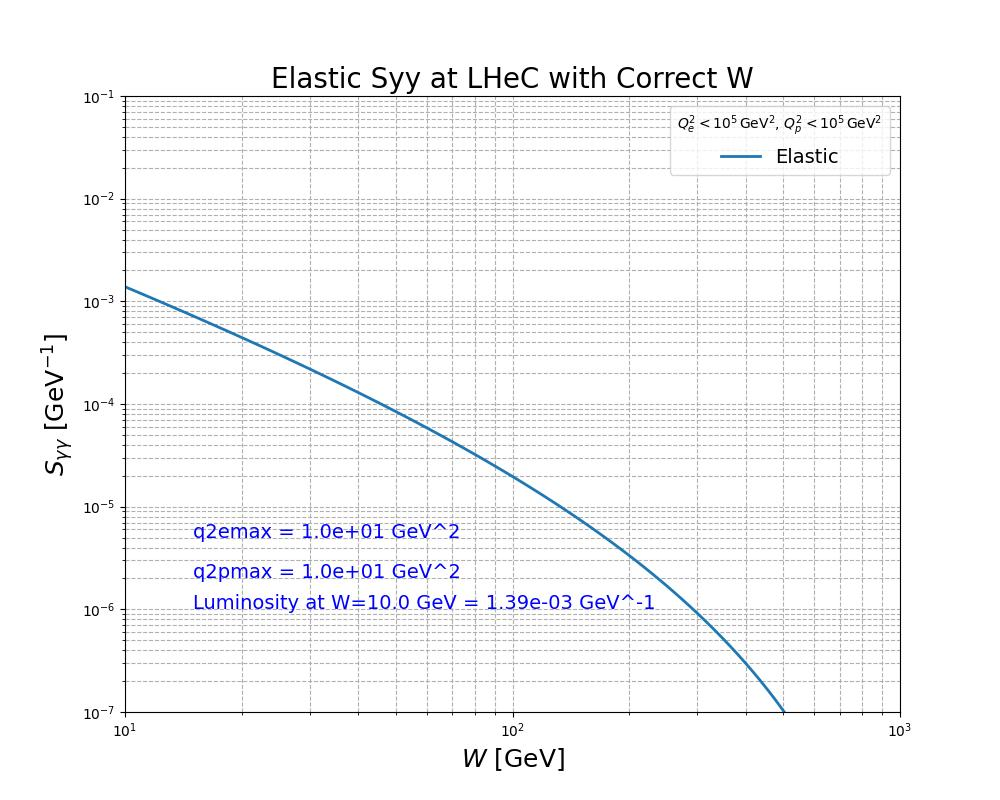

This figure's Python source:
# Photon-Photon-Luminosity-Spectrum-Hamzeh_with_W_Parallel_Final_Expression_dlnq2_Jacobian

import numpy as np
import math
import scipy.integrate as integrate
import matplotlib.pyplot as plt
from multiprocessing import Pool


# Constants in GeV
ALPHA2PI = 7.2973525693e-3 / math.pi  # Fine structure constant divided by pi
emass = 5.1099895e-4   # Electron mass in GeV
pmass = 0.938272081    # Proton mass in GeV


q2emax = 10.0  # Maximum photon virtuality for electron in GeV^2
q2pmax = 10.0  # Maximum photon virtuality for proton in GeV^2

# Elastic Form Factors (Dipole Approximation)
def G_E(Q2):
    return (1 + Q2 / 0.71) ** (-4)


def G_M(Q2):
    return 7.78 * G_E(Q2)


# Minimum Photon Virtuality
def qmin2(mass, y):
    if y >= 1:
        return float('inf')  # This would indicate a non-physical scenario, so return infinity
    return mass * mass * y * y / (1 - y)



# Updated function to compute y_p using the new simplified W expression
def compute_yp(W, ye, Ee, Ep):
    # Calculate the numerator and denominator for y_p
    numerator = W**2
    denominator = 4 * ye * Ee * Ep
    
    if denominator == 0:
        return 0
    yp = numerator / denominator
    return yp

import numpy as np



# Updated function to compute the Jacobian (partial derivative of W with respect to y_p)
def compute_jacobian(ye, yp, Ee, Ep):
    # Calculate the Jacobian using W = sqrt(4 * ye * yp * Ee * Ep)
    numerator = 2 * ye * Ee * Ep
    denominator = np.sqrt(4 * ye * yp * Ee * Ep)
    
    if denominator == 0:
        return 0  # Avoid division by zero
    
    # Calculate the Jacobian as the absolute value of dW/dyp
    jacobian = np.abs(numerator / denominator)
    return jacobian



# Photon Flux from Electron (using lnQ2 as the integration variable)
def flux_y_electron(ye, lnQ2e):
    Q2e = np.exp(lnQ2e)
    if ye <= 0 or ye >= 1:
        return 0.0
    qmin2v = qmin2(emass, ye)
    if qmin2v <= 0 or Q2e < qmin2v or Q2e > q2emax:
        return 0.0

    flux = ALPHA2PI / (ye * Q2e) * ((1 - ye) * (1 - qmin2v / Q2e) + 0.5 * ye**2)
    return flux * Q2e  # Multiply by Q2e to account for dQ^2 = Q^2 d(lnQ^2)



# Photon Flux from Proton (using lnQ2 as the integration variable)
def flux_y_proton(yp):
    if yp <= 0 or yp >= 1:
        return 0.0
    qmin2p = qmin2(pmass, yp)
    if qmin2p <= 0:
        return 0.0

    lnQ2p_min = math.log(qmin2p)
    lnQ2p_max = math.log(q2pmax)

    def lnQ2p_integrand(lnQ2p):
        Q2p = np.exp(lnQ2p)
        if Q2p < qmin2p or Q2p > q2pmax:
            return 0.0
        gE2 = G_E(Q2p)
        gM2 = G_M(Q2p)
        formE = (4 * pmass**2 * gE2 + Q2p * gM2) / (4 * pmass**2 + Q2p)
        formM = gM2
        flux = ALPHA2PI / (yp * Q2p) * ((1 - yp) * (1 - qmin2p / Q2p) * formE + 0.5 * yp**2 * formM)
        return flux * Q2p  # Multiply by Q2p to account for dQ^2 = Q^2 d(lnQ^2)

    result_lnQ2p, _ = integrate.quad(lnQ2p_integrand, lnQ2p_min, lnQ2p_max, epsrel=1e-4)
    return result_lnQ2p



# Photon-Photon Luminosity Spectrum Calculation (Final Form using the Jacobian)
def flux_el_yy_atW(W, eEbeam, pEbeam):
    s_cms = 4.0 * eEbeam * pEbeam  # Center-of-mass energy squared

    # Integration over ye from ye_min to ye_max (which is 1)
    ye_min = W**2.0 / s_cms
    ye_max = 1.0

    def integrand(ye):
        # Update lnQ2e_min and lnQ2e_max using physical limits
        qmin2e = qmin2(emass, ye)
        if qmin2e <= 0:
            return 0.0

        lnQ2e_min = math.log(qmin2e)
        lnQ2e_max = math.log(q2emax)

        def lnQ2e_integrand(lnQ2e):
            Q2e = np.exp(lnQ2e)
            # Calculate y_p using Equation (C.5)
            yp_value = compute_yp(W, ye, eEbeam, pEbeam)

            if yp_value <= 0 or yp_value >= 1:
                return 0.0

            # Calculate the Jacobian
            jacobian = compute_jacobian(ye, yp_value, eEbeam, pEbeam)
            if jacobian == 0:
                return 0.0

            # Calculate the photon flux from the proton at y_p = y_p*
            proton_flux = flux_y_proton(yp_value)

            # Calculate the photon flux from the electron
            flux_e = flux_y_electron(ye, lnQ2e)

            return flux_e * proton_flux / jacobian

        result_lnQ2e, _ = integrate.quad(lnQ2e_integrand, lnQ2e_min, lnQ2e_max, epsrel=1e-4)
        return result_lnQ2e

    result_ye, _ = integrate.quad(integrand, ye_min, ye_max, epsrel=1e-4)
    return result_ye



# Parameters
eEbeam = 50.0  # Electron beam energy in GeV
pEbeam = 7000.0  # Proton beam energy in GeV
W_values = np.logspace(1.0, 3.0, 101)  # Range of W values from 10 GeV to 1000 GeV



# Wrapper function for parallel processing
def wrapper_flux_el_yy_atW(W):
    return flux_el_yy_atW(W, eEbeam, pEbeam)



# Parallel Calculation of the Photon-Photon Luminosity Spectrum
if __name__ == "__main__":
    with Pool() as pool:
        luminosity_values = pool.map(wrapper_flux_el_yy_atW, W_values)


    W_value = 10.0  # GeV
    luminosity_at_W10 = flux_el_yy_atW(W_value, eEbeam, pEbeam)
    print(f"Photon-Photon Luminosity Spectrum at W = {W_value} GeV: {luminosity_at_W10:.6e} GeV^-1")


    # Plot the Results
    plt.figure(figsize=(10, 8))
    plt.xlim(10.0, 1000.0)
    plt.ylim(1.e-7, 1.e-1)


    plt.loglog(W_values, luminosity_values, linestyle='solid', linewidth=2, label='Elastic')


    # Add additional information to the plot
    plt.text(15, 5.e-6, f'q2emax = {q2emax:.1e} GeV^2', fontsize=14, color='blue')
    plt.text(15, 2.e-6, f'q2pmax = {q2pmax:.1e} GeV^2', fontsize=14, color='blue')
    plt.text(15, 1.e-6, f'Luminosity at W={W_value} GeV = {luminosity_at_W10:.2e} GeV^-1', fontsize=14, color='blue')



    # Plot settings
    plt.xlabel(r"$W$ [GeV]", fontsize=18)
    plt.ylabel(r"$S_{\gamma\gamma}$ [GeV$^{-1}$]", fontsize=18)
    plt.title("Elastic Syy at LHeC with Correct W", fontsize=20)
    plt.grid(True, which="both", linestyle="--")
    plt.legend(title=r'$Q^2_e < 10^5 \, \mathrm{GeV}^2, \, Q^2_p < 10^5 \, \mathrm{GeV}^2$', fontsize=14)


    # Save the plot as a PDF and JPG
    plt.savefig("Jacobian_Simple_W.pdf")
    plt.savefig("Jacobian_Simple_W.jpg")
    plt.show()


